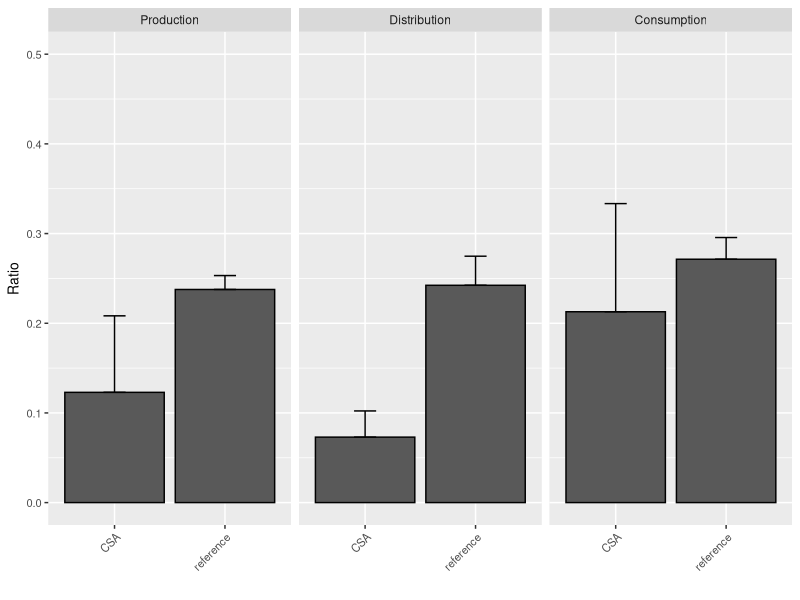
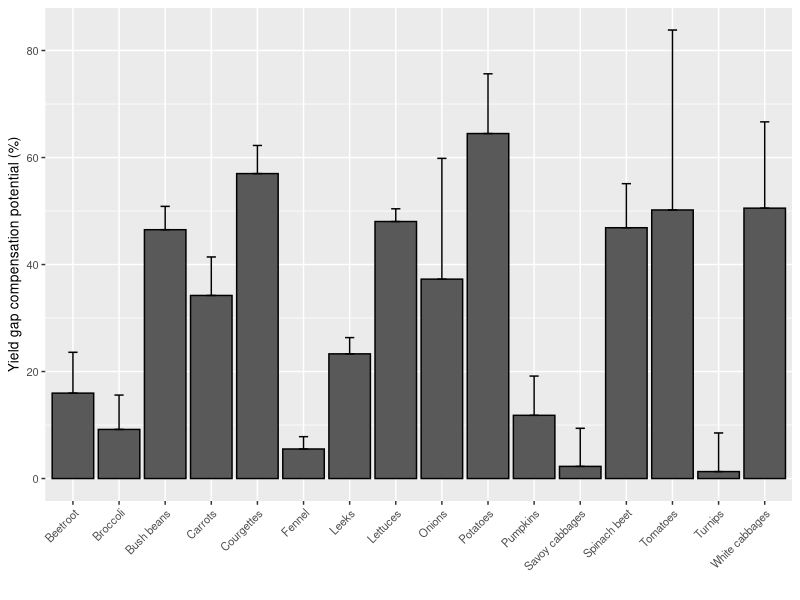

Generate these figures, in order, with R:

################### libraries ################### 
#load packages
library(dplyr)
library(tidyr)
library(readxl)
library(openxlsx)
library(ggplot2)
library(data.table) 


################### data ################### 
## General
CropLabs <- c("Broccoli", "Bush beans", "Fennel", "Potatoes", "Turnips", "Lettuces", "Pumpkins", "Leeks", "Spinach beet", "Carrots", "Beetroot", "Tomatoes", "White cabbages", "Savoy cabbages", "Courgettes", "Onions")
CropTable <- data.frame(Kultur=c("Brokkoli","Buschbohne","Fenchel","Kartoffel", "Kohlrabi","Kopfsalat","Kürbis","Lauch","Mangold","Möhre","Rote Bete","Tomate","Weißkohl","Wirsing","Zucchini","Zwiebel"),
                        Crop=CropLabs)

manual.labs.english <- c(production = "Production", 
                 intermediate = "Distribution", 
                 household = "Consumption",
                 Conventional="Reference") 
                 # CSA="CSA",
                 # Ertrag_kg_qm = "Yield harvested",
                 # deliveredYield ="Collected yield",
                 # netYield = "Net yield",
                 # potYield = "Potential yield")

## CSA
# production
dfProduction_CSA <-  as.data.frame(read_excel("Data/csa_production_flw.xlsx"))
head(dfProduction_CSA)

# distribution
dfDistribution_CSA <- as.data.frame(read_excel("Data/csa_distribution_flw.xlsx"))
head(dfDistribution_CSA)

# consumption
dfConsumption_CSA <- as.data.frame(read_excel("Data/csa_consumption_flw.xlsx"))
head(dfConsumption_CSA)

# merge
dfCSA <- merge(dfProduction_CSA,dfDistribution_CSA,by=c("CSA","Kultur"),all=T)
dfCSA <- merge(dfCSA,dfConsumption_CSA,by="Kultur",all=T)
dfCSA <- merge(dfCSA,CropTable,by="Kultur")
dfCSA[is.na(dfCSA)] <- 0

## Conventional
dfReference <- read_excel("Data/conventional_flw.xlsx")
head(dfReference)
dfReference$Aspect <- "reference"
dfReference$CSA <- dfReference$Reference

################### analyses ################### 

###### Ratio losses all
## CSA
#### losses
## CSA
dfCSAGather <- dfCSA[,c("CSA","Crop","Ratio_production_total","Ratio_distribution_total","Ratio_household_total")]
names(dfCSAGather) <- c("CSA","Crop","production","intermediate","household")
dfCSAGather <- dfCSAGather  %>% gather(Stage, Ratio, "production":"household")
head(dfCSAGather)
dfCSAGather$Aspect <- "CSA"

## reference
# mean where same study assessed same crop multiple times
dfReferenceMean <- aggregate(Ratio~Avoidability+CSA+Stage+Aspect+Crop,dfReference,mean)
# sum of avoidability categories
dfReferenceSum <- aggregate(Ratio~CSA+Stage+Aspect+Crop,dfReferenceMean,sum)
head(dfReferenceSum)


dfCombined <- rbind(dfReferenceSum,dfCSAGather[,names(dfReferenceSum)])
dfCombined$Stage <- factor(dfCombined$Stage,levels=c("production","intermediate","household"))
# mean across CSAs/references
dfCombinedMean <- aggregate(Ratio~Aspect+Crop+Stage,dfCombined,mean)
dfCombinedSD <- aggregate(Ratio~Aspect+Crop+Stage,dfCombined,sd)
names(dfCombinedSD)[ncol(dfCombinedSD)] <- "RatioSD"
dfCombinedFinal <- merge(dfCombinedMean,dfCombinedSD,by=c("Aspect","Crop","Stage"))

# mean across crops
dfCombinedAverageMean <- aggregate(Ratio~Aspect+Stage,dfCombinedMean,mean)
dfCombinedAverageSD <- aggregate(Ratio~Aspect+Stage,dfCombinedMean,sd)
names(dfCombinedAverageSD)[ncol(dfCombinedAverageSD)] <- "RatioSD"
dfCombinedAverage <- merge(dfCombinedAverageMean,dfCombinedAverageSD,by=c("Aspect","Stage"))

1-dfCombinedAverage[which(dfCombinedAverage$Aspect=="CSA"&dfCombinedAverage$Stage=="production"),"Ratio"]/dfCombinedAverage[which(dfCombinedAverage$Aspect=="reference"&dfCombinedAverage$Stage=="production"),"Ratio"]
1-dfCombinedAverage[which(dfCombinedAverage$Aspect=="CSA"&dfCombinedAverage$Stage=="intermediate"),"Ratio"]/dfCombinedAverage[which(dfCombinedAverage$Aspect=="reference"&dfCombinedAverage$Stage=="intermediate"),"Ratio"]
1-dfCombinedAverage[which(dfCombinedAverage$Aspect=="CSA"&dfCombinedAverage$Stage=="household"),"Ratio"]/dfCombinedAverage[which(dfCombinedAverage$Aspect=="reference"&dfCombinedAverage$Stage=="household"),"Ratio"]


fig1 <-   ggplot(dfCombinedAverage, aes(x = Aspect, y = Ratio)) + 
  geom_bar(stat = 'identity', position = 'stack', colour = "black") + 
  facet_grid(.~Stage,labeller = as_labeller(manual.labs.english)) + ylab("Ratio")+xlab("") +
  ylim(0,0.5)+
  theme(axis.title.y=element_text(size=10),
        axis.title.x=element_text(size=10),
        axis.text.x = element_text(angle = 45, hjust = 1,size=8),
        axis.text.y = element_text(size=8))+
  geom_errorbar(aes(ymin= Ratio, 
                    ymax= Ratio+RatioSD),
                width=.2,
                position="identity")

# jpeg("fig1.jpeg", width = 16.9,height = 10, units = 'cm', res = 600)
  fig1
# dev.off()

## tables
dfCombinedFinal$Ratio <- paste0(round(dfCombinedFinal$Ratio,2)," (",round(dfCombinedFinal$RatioSD,2),")")
tableS5 <- dcast(setDT(dfCombinedFinal), Crop ~ Aspect+Stage, value.var = c("Ratio"))
# write.xlsx(tableS5,"tableS5.xlsx")


###### Net yield efficiency and potential to compensate yield gaps

## CSA
dfNYEAll <- dfCSA[, c("CSA", "Kultur", "Yield_kg_m2", "Ratio_distribution_total","Ratio_household_total")]
dfNYEAll <- merge(dfNYEAll,CropTable,by="Kultur")
dfReference <- dfCombinedMean[which(dfCombinedMean$Aspect=="reference"),]
dfReference <- dfReference[,c("Crop","Stage","Ratio")]%>% spread(Stage,Ratio)
dfNYEAll <- merge(dfNYEAll,dfReference,by="Crop")
dfNYEAll$netYield <- (dfNYEAll$Yield_kg_m2*(1-dfNYEAll$Ratio_distribution_total ))*(1-dfNYEAll$Ratio_household_total) 
dfNYEAll$netYieldReference <- (dfNYEAll$Yield_kg_m2*(1-dfNYEAll$intermediate))*(1-dfNYEAll$household) 
# dfNYEAll$yieldReference <- (dfNYEAll$netYield/(1-dfNYEAll$household))/ (1-dfNYEAll$intermediate)

dfNYEAll$gap <- ((dfNYEAll$netYield /dfNYEAll$netYieldReference)*100)
dfNYEAll[which(dfNYEAll$Crop=="Tomatoes"&dfNYEAll$CSA=="csa3"),"gap"] <- 100
dfGapMean <- aggregate(gap~Crop,dfNYEAll,function(i){mean(i,na.rm=T)})
dfGapMean$gap <- dfGapMean$gap-100
dfGapSD <- aggregate(gap~Crop,dfNYEAll,function(i){sd(i,na.rm=T)})
names(dfGapSD)[2] <- "gapSD"
dfGap <- merge(dfGapMean,dfGapSD)
summary(dfGap$gap)

fig2 <- ggplot(dfGap, aes(x = Crop, y = gap)) + 
  geom_bar(stat = 'identity', position= "dodge", colour = "black") +
  ylab("Yield gap compensation potential (%)") + xlab("") +
  # ylim(0,17500)+
  theme(axis.title.y=element_text(size=10),
        axis.title.x=element_text(size=10),
        axis.text.x = element_text(angle = 45, hjust = 1,size=8),
        axis.text.y = element_text(size=8),
        legend.title = element_text(size = 10, face = "bold"),
        legend.text = element_text(size = 8))  +
  geom_errorbar(aes(ymin= gap,
                    ymax= gap+gapSD),
                width=.2,
                position="identity")

# jpeg("fig2.jpeg", width = 16.9,height = 10, units = 'cm', res = 600)
  fig2
# dev.off()

dfYieldSummary <- dfNYEAll[,c("CSA","Crop","Yield_kg_m2","netYield","netYieldReference","gap")]

dfYieldSummaryMean <- aggregate(cbind(Yield_kg_m2,netYield,netYieldReference,gap)~Crop,dfYieldSummary,function(i){mean(i,na.rm=T)})
dfYieldSummaryMean$gap <- dfYieldSummaryMean$gap-100
1-mean(dfYieldSummaryMean$netYield/dfYieldSummaryMean$Yield_kg_m2,na.rm=T)
1-mean(dfYieldSummaryMean$netYieldReference/dfYieldSummaryMean$Yield_kg_m2,na.rm=T)
mean(dfYieldSummaryMean$gap)
dfYieldSummarySD <- aggregate(cbind(Yield_kg_m2,netYield,netYieldReference,gap)~Crop,dfYieldSummary,function(i){sd(i,na.rm=T)})
names(dfYieldSummarySD)[2:5] <- c("YieldSD","netYieldSD","netYieldReferenceSD","gapSD")
tableS6 <- merge(dfYieldSummaryMean,dfYieldSummarySD)
tableS6$Yield <- paste0(round(tableS6$Yield_kg_m2,2)," (",round(tableS6$YieldSD,2),")")
tableS6$netYield <- paste0(round(tableS6$netYield,2)," (",round(tableS6$netYieldSD,2),")")
tableS6$netYieldReference <- paste0(round(tableS6$netYieldReference,2)," (",round(tableS6$netYieldReferenceSD,2),")")
tableS6$yieldCompensation <- paste0(round(tableS6$gap,2)," (",round(tableS6$gapSD,2),")")
tableS6 <- tableS6[,c("Crop","Yield","netYield","netYieldReference","yieldCompensation")]

# write.xlsx(tableS6,"tableS6.xlsx")

rm(list=ls())
